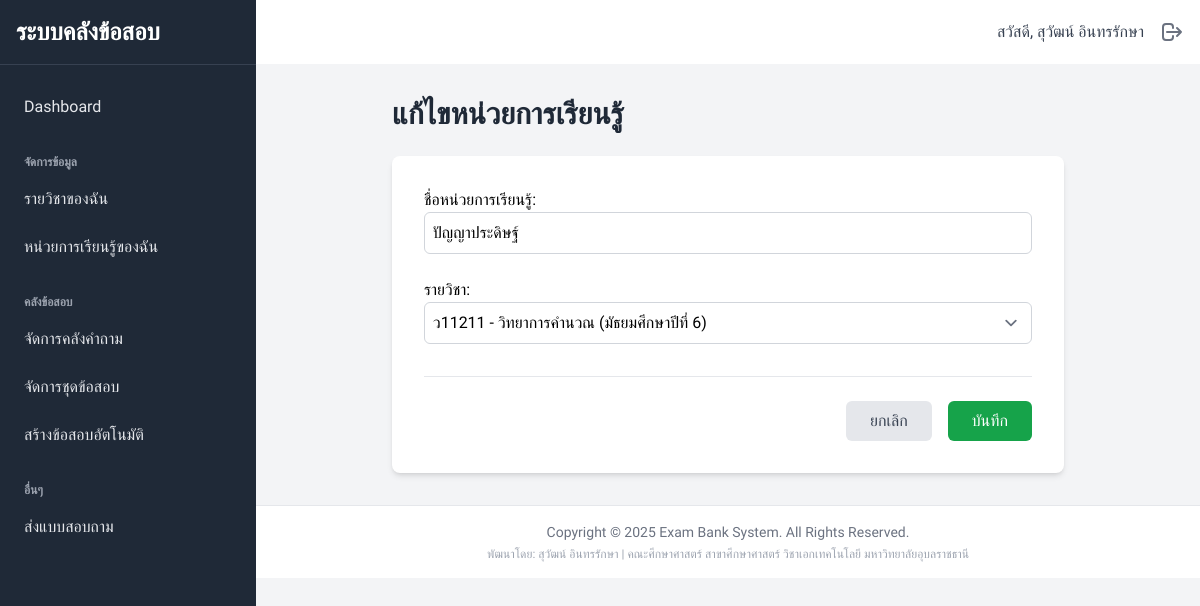
/teacher/units/2/edit/ (signed in), run on the app's committed database.
### accounts/models.py (models this page shows)
class CustomUser(AbstractUser):
    class Role(models.TextChoices):
        ADMIN = 'ADMIN', 'Admin'
        TEACHER = 'TEACHER', 'Teacher'
    role = models.CharField(max_length=50, choices=Role.choices, default=Role.TEACHER)
    is_approved = models.BooleanField(default=False, help_text="Designates whether the teacher is approved by an admin.")

### core/models.py (models this page shows, shortened)
class LearningUnit(models.Model):
    unit_name = models.CharField(max_length=255, verbose_name="ชื่อหน่วยการเรียนรู้")
    course = models.ForeignKey(Course, on_delete=models.CASCADE, related_name='units', verbose_name="รายวิชา")
    class Meta:
        verbose_name = "หน่วยการเรียนรู้"
        verbose_name_plural = "หน่วยการเรียนรู้"
        ordering = ['course', 'unit_name']

### exam_management/views.py (the view, shortened to what this page needs)
# urls.py: path('teacher/units/<int:pk>/edit/', LearningUnitUpdateView.as_view(), name='learning_unit_update'),
class LearningUnitUpdateView(TeacherRequiredMixin, UpdateView):
    model = LearningUnit
    form_class = LearningUnitForm
    template_name = 'teacher/learningunit_form.html'
    success_url = reverse_lazy('learning_unit_list')
    def get_queryset(self):
        return LearningUnit.objects.filter(course__teacher=self.request.user)
    def get_form_kwargs(self):
        kwargs = super().get_form_kwargs()
        kwargs['user'] = self.request.user
        return kwargs
    def get_context_data(self, **kwargs):
        context = super().get_context_data(**kwargs)
        context['form_title'] = 'แก้ไขหน่วยการเรียนรู้'
        return context

### exam_management/forms.py
class LearningUnitForm(forms.ModelForm):
    class Meta:
        model = LearningUnit
        fields = ['unit_name', 'course']
        labels = {
            'unit_name': 'ชื่อหน่วยการเรียนรู้',
            'course': 'รายวิชา',
        }
        widgets = {
            'unit_name': forms.TextInput(attrs={'class': 'w-full p-2 border border-gray-300 rounded-md'}),
            'course': forms.Select(attrs={'class': 'w-full p-2 border border-gray-300 rounded-md'}),
        }
    def __init__(self, user, *args, **kwargs):
        super().__init__(*args, **kwargs)
        if user and user.is_authenticated:
            self.fields['course'].queryset = Course.objects.filter(teacher=user)

### core/models.py (called while the page is built)
    def __str__(self):
        return f"{self.course_code} - {self.subject_template.subject_name} ({self.grade_level.grade_name})"

### exam_management/views.py (called while the page is built)
    def test_func(self):
        return self.request.user.is_authenticated and self.request.user.role == 'TEACHER' and self.request.user.is_approved

### templates/teacher/learningunit_form.html (shortened to what this page needs)
{% extends "base.html" %}
{% block content %}
<div class="max-w-2xl mx-auto">
    <h1 class="text-3xl font-bold text-gray-800 mb-6">{{ form_title }}</h1>
    <div class="bg-white p-8 rounded-lg shadow-md">
        <form method="post">
            <div class="space-y-6">
                {{ form.as_p }}
            </div>
            <div class="flex items-center justify-end space-x-4 mt-8 border-t pt-6">
                <a href="{% url 'learning_unit_list' %}" class="px-6 py-2 text-gray-700 bg-gray-200 rounded-md hover:bg-gray-300">ยกเลิก</a>
                <button type="submit" class="px-6 py-2 text-white bg-green-600 rounded-md hover:bg-green-700">บันทึก</button>
            </div>
        </form>
    </div>
</div>
{% endblock %}

### templates/partials/_navbar.html
<header class="bg-white shadow-md w-full">
    <div class="flex items-center justify-end p-4 h-16">
        <div class="flex items-center">
            <span class="mr-4 text-gray-700">สวัสดี, {{ user.get_full_name|default:user.username }}</span>
            <a href="{% url 'accounts:logout' %}" title="ออกจากระบบ" class="text-gray-500 hover:text-red-500">
                <svg xmlns="http://www.w3.org/2000/svg" class="h-6 w-6" fill="none" viewBox="0 0 24 24" stroke="currentColor" stroke-width="2">
                    <path stroke-linecap="round" stroke-linejoin="round" d="M17 16l4-4m0 0l-4-4m4 4H7m6 4v1a3 3 0 01-3 3H6a3 3 0 01-3-3V7a3 3 0 013-3h4a3 3 0 013 3v1" />
                </svg>
            </a>
        </div>
    </div>
</header>

### data on the page
CustomUser: get_full_name "สุวัฒน์ อินทรรักษา"
LearningUnit: unit_name "ปัญญาประดิษฐ์", course "ว11211 - วิทยาการคำนวณ (มัธยมศึกษาปีที่ 6)"
